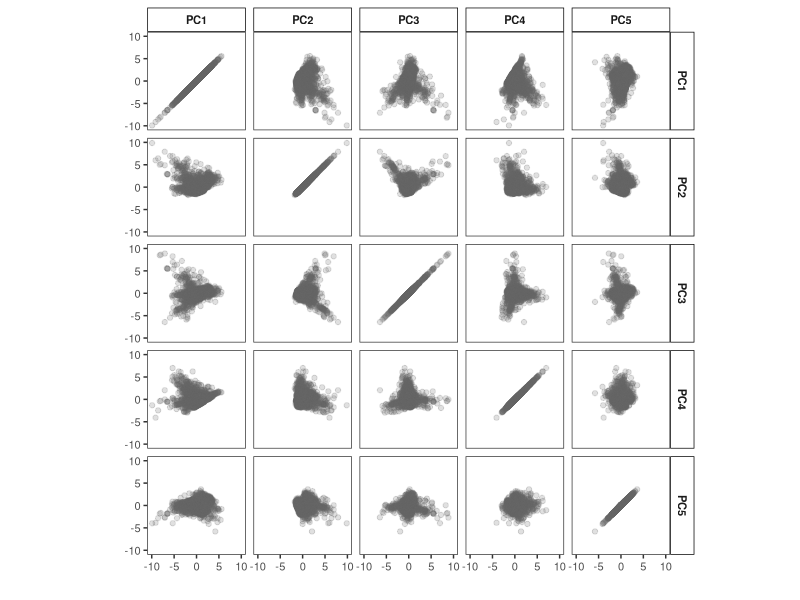

This figure's R source: (Note: this script raises an error after producing the figure.)
rm(list = ls())

library(tidyverse)

# load imputed values
imp = as.matrix(read.csv("data/imputed_missing_values/imputed_residence_times.csv") %>% 
                  column_to_rownames(var = "X"))

# load synthesis rates and get quartiles 
synthesisRates = read.csv("data/synthesisRates.csv") %>% 
  mutate(cropped = ifelse(synthesis_perCell_perMin > 1.5, 1.5, synthesis_perCell_perMin))%>% 
  mutate(quartile = factor(ntile(cropped, 4)))


# ======= 1) pca of factors ===========
#2) PCA of genes
genePCA = function(inputData, scaled = TRUE){
  if (scaled == TRUE){
    pca = prcomp(inputData, scale. = TRUE)
  } else {
    pca = prcomp(inputData, scale. = FALSE)
  }
  
  variance = round((pca$sdev^2 / sum(pca$sdev^2))*100, digits = 2)
  PCA_out = as.data.frame(pca$x) %>% 
    rownames_to_column(var = "gene")
  
  output = list(PCA_out = PCA_out, variance = variance)
  
  return(output)
}

# a) imputed observations
output = genePCA(inputData = imp, scaled = TRUE)
plotData = output$PCA_out

combinations = plotData %>% 
  dplyr::select(gene:PC5) %>% 
  pivot_longer(cols = PC1:PC5, names_to = "PC", values_to = "value") %>% 
  dplyr::select(gene, PC) %>% 
  mutate(PC_x = factor(PC)) %>% 
  mutate(PC_y = factor(PC)) %>% 
  tidyr::expand(gene, PC_x, PC_y)


plotPC = plotData %>% 
  pivot_longer(cols = PC1:PC5, names_to = "PC", values_to = "value")

plotAll = combinations %>% 
  left_join(plotPC, by = c("gene" = "gene", "PC_x" = "PC")) %>% 
  dplyr::rename(x = value) %>% 
  left_join(plotPC, by = c("gene" = "gene", "PC_y" = "PC")) %>% 
  dplyr::rename(y = value) %>% 
  left_join(synthesisRates)

plotAll$PC_x = factor(plotAll$PC_x, levels = c("PC1", "PC2", "PC3", "PC4", "PC5"))
plotAll$PC_y = factor(plotAll$PC_y, levels = c("PC1", "PC2", "PC3", "PC4", "PC5"))

p = ggplot(plotAll, aes(x = x, y = y))
p + geom_point(alpha = 0.2, color = "grey40") +
  theme_bw() +
  facet_grid(PC_y ~ PC_x) +
  theme(panel.background = element_rect(fill = "transparent"), # bg of the panel
        plot.background = element_rect(fill = "transparent", color = NA),
        legend.background = element_rect(fill = "transparent"),
        text = element_text(size=10),
        strip.background=element_rect(colour="black",
                                      fill="white"),
        strip.text = element_text(face = "bold"),
        panel.grid.major = element_blank(), 
        panel.grid.minor = element_blank()) +
  xlab("") +
  ylab("") + coord_fixed() +
  xlim(-10, 10) +
  ylim(-10, 10)
ggsave("figures/panels/figSd/compare_allPCs.pdf", width = 14, height = 14, units = "cm")



p = ggplot(plotAll, aes(x = x, y = y, z = cropped))
p + geom_point(alpha = 0.2, color = "grey70") +
  stat_summary_2d(data = plotAll %>% dplyr::filter(!is.na(cropped)), 
                  bins = 30, color = "transparent") +
  theme_bw() +
  facet_grid(PC_y ~ PC_x) +
  theme(panel.background = element_rect(fill = "transparent"), # bg of the panel
        plot.background = element_rect(fill = "transparent", color = NA),
        legend.background = element_rect(fill = "transparent"),
        text = element_text(size=10),
        strip.background=element_rect(colour="black",
                                      fill="white"),
        strip.text = element_text(face = "bold"),
        panel.grid.major = element_blank(), 
        panel.grid.minor = element_blank(), 
        legend.position = "none") +
  xlab("") +
  ylab("") +
  scale_fill_viridis_c(option = "B", direction = -1)+
  coord_fixed()+
  xlim(-10, 10) +
  ylim(-10, 10)
ggsave("figures/panels/figSd/compare_allPCs_synthesisRate.pdf", width = 14, height = 14, units = "cm")
